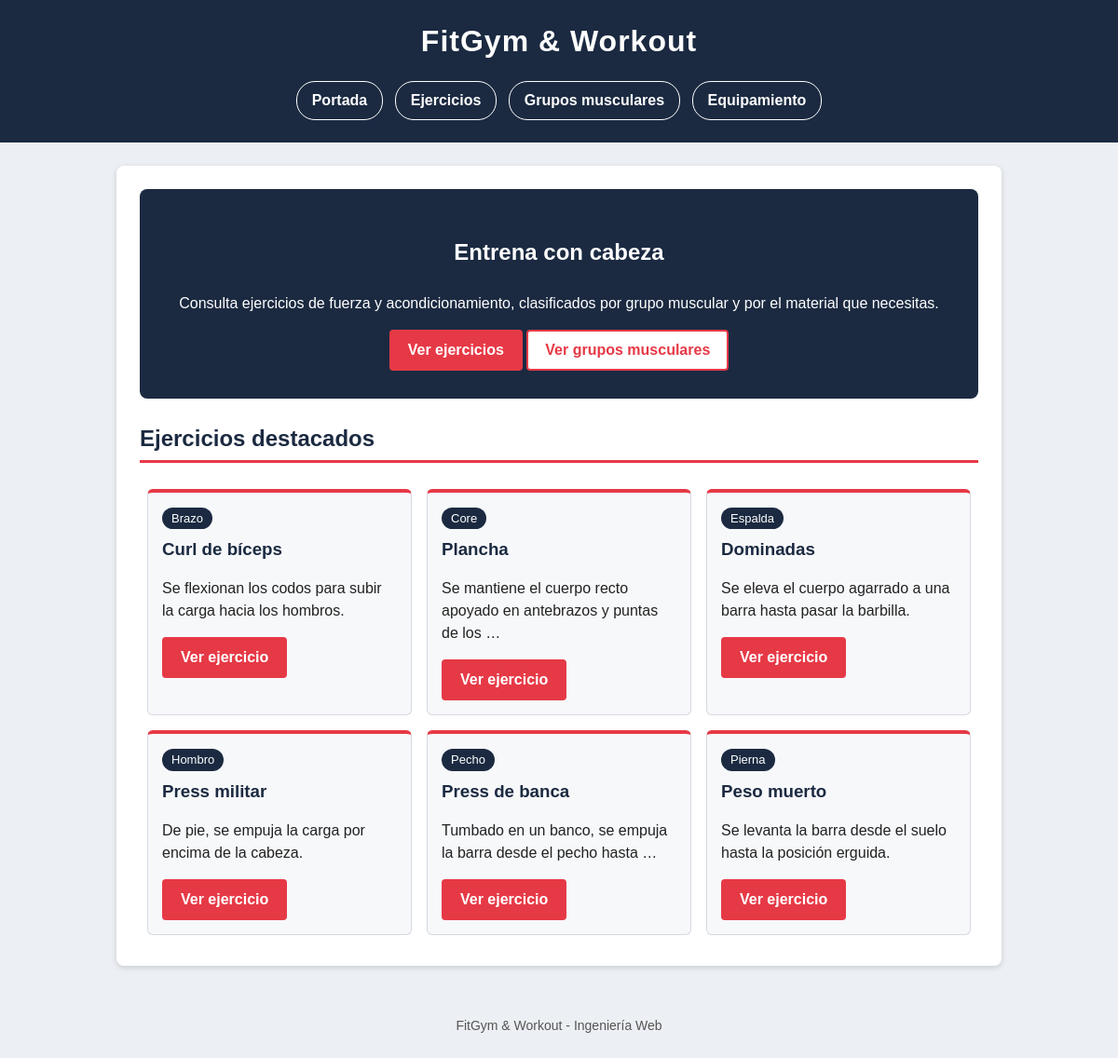
The page / on the database its author committed.
### appFitGym/models.py (models this page shows, shortened)
class Ejercicio(models.Model):
    grupo = models.ForeignKey(GrupoMuscular, on_delete=models.CASCADE)
    equipamiento = models.ManyToManyField(Equipamiento)
    nombre = models.CharField(max_length=50)
    descripcion = models.TextField()
    popularidad = models.IntegerField(default=0)

class GrupoMuscular(models.Model):
    nombre = models.CharField(max_length=50)
    descripcion = models.TextField()

### appFitGym/views.py (the view)
# urls.py: path('', views.index, name='index'),
def index(request):
    destacados = []
    for grupo in GrupoMuscular.objects.order_by('nombre'):
        ejercicio = grupo.ejercicio_set.order_by('-popularidad').first()
        if ejercicio:
            destacados.append(ejercicio)
    context = {'destacados': destacados}
    return render(request, 'index.html', context)

### appFitGym/templates/index.html (shortened to what this page needs)
{% extends "base.html" %}
{% block contenido %}
<section class="presentacion">
    <h2>Entrena con cabeza</h2>
    <p>Consulta ejercicios de fuerza y acondicionamiento, clasificados por grupo muscular y por el material que necesitas.</p>
    <a class="boton" href="{% url 'ejercicios' %}">Ver ejercicios</a>
    <a class="boton boton-claro" href="{% url 'grupos' %}">Ver grupos musculares</a>
</section>
<h2>Ejercicios destacados</h2>
{% if destacados %}
    <ul class="tarjetas">
    {% for e in destacados %}
        <li>
            <a class="etiqueta" href="{% url 'grupo' e.grupo.id %}">{{ e.grupo.nombre }}</a>
            <h3>{{ e.nombre }}</h3>
            <p>{{ e.descripcion|truncatewords:12 }}</p>
            <a class="boton" href="{% url 'ejercicio' e.id %}">Ver ejercicio</a>
        </li>
    {% endfor %}
    </ul>
{% else %}
    <p>No hay ejercicios creados.</p>
{% endif %}
{% endblock %}

### appFitGym/templates/base.html (shortened to what this page needs)
{% load static %}
<!DOCTYPE html>
<html lang="es">
<head>
    <link rel="stylesheet" href="{% static 'css/estilos.css' %}">
</head>
<body>
    <header>
        <h1>FitGym &amp; Workout</h1>
        <nav>
            <ul>
                <li><a href="{% url 'index' %}">Portada</a></li>
                <li><a href="{% url 'ejercicios' %}">Ejercicios</a></li>
                <li><a href="{% url 'grupos' %}">Grupos musculares</a></li>
                <li><a href="{% url 'equipamientos' %}">Equipamiento</a></li>
            </ul>
        </nav>
    </header>
    <main>
        {% block contenido %}{% endblock %}
    </main>
    <footer>
        <p>FitGym &amp; Workout - Ingeniería Web</p>
    </footer>
</body>
</html>

### appFitGym/static/css/estilos.css (style rules this page uses)
body { font-family: Arial, Helvetica, sans-serif; font-size: 16px; line-height: 1.5; color: #222222; background-color: #eceff3; margin: 0; }
header { background-color: #1b2a41; color: #ffffff; padding: 20px; text-align: center; }
header h1 { margin: 0 0 15px 0; letter-spacing: 1px; }
nav ul { list-style: none; margin: 0; padding: 0; }
nav li { display: inline-block; margin: 4px; }
nav a { display: block; padding: 8px 16px; color: #ffffff; text-decoration: none; font-weight: bold; border-radius: 20px; border: 1px solid #ffffff; }
main { width: 80%; max-width: 900px; margin: 25px auto; padding: 25px; background-color: #ffffff; border-radius: 8px; box-shadow: 0 2px 6px rgba(0, 0, 0, 0.15); }
h2 { color: #1b2a41; border-bottom: 3px solid #e63946; padding-bottom: 5px; }
h3 { color: #1b2a41; }
a { color: #e63946; }
.boton { display: inline-block; padding: 8px 18px; background-color: #e63946; color: #ffffff; text-decoration: none; font-weight: bold; border-radius: 4px; border: 2px solid #e63946; }
.boton-claro { background-color: #ffffff; color: #e63946; }
.presentacion { background-color: #1b2a41; color: #ffffff; padding: 30px; margin-bottom: 25px; text-align: center; border-radius: 8px; }
.presentacion h2 { color: #ffffff; border-bottom: none; }
.tarjetas { list-style: none; margin: 0; padding: 0; display: flex; flex-wrap: wrap; }
.tarjetas li { flex: 1 1 220px; max-width: 280px; margin: 8px; padding: 15px; background-color: #f7f8fa; border: 1px solid #d5d9e0; border-top: 4px solid #e63946; border-radius: 6px; }
.tarjetas h3 { margin: 8px 0; }
.etiqueta { display: inline-block; padding: 2px 10px; background-color: #1b2a41; color: #ffffff; font-size: 13px; border-radius: 12px; text-decoration: none; }
footer { text-align: center; padding: 15px; font-size: 14px; color: #555555; }

### rows shown on the page
Ejercicio: grupo.nombre "Brazo", nombre "Curl de bíceps", descripcion "Se flexionan los codos para subir la carga hacia los hombros."
Ejercicio: grupo.nombre "Core", nombre "Plancha", descripcion "Se mantiene el cuerpo recto apoyado en antebrazos y puntas de los …"
Ejercicio: grupo.nombre "Espalda", nombre "Dominadas", descripcion "Se eleva el cuerpo agarrado a una barra hasta pasar la barbilla."
Ejercicio: grupo.nombre "Hombro", nombre "Press militar", descripcion "De pie, se empuja la carga por encima de la cabeza."
Ejercicio: grupo.nombre "Pecho", nombre "Press de banca", descripcion "Tumbado en un banco, se empuja la barra desde el pecho hasta …"
Ejercicio: grupo.nombre "Pierna", nombre "Peso muerto", descripcion "Se levanta la barra desde el suelo hasta la posición erguida."
